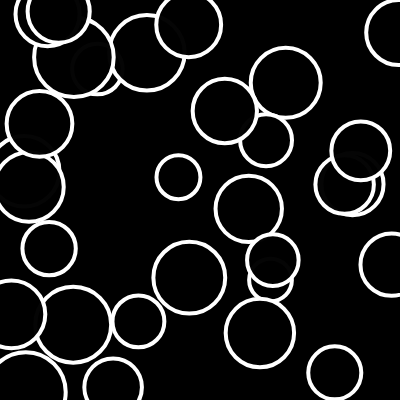
Frame 1 (no input)
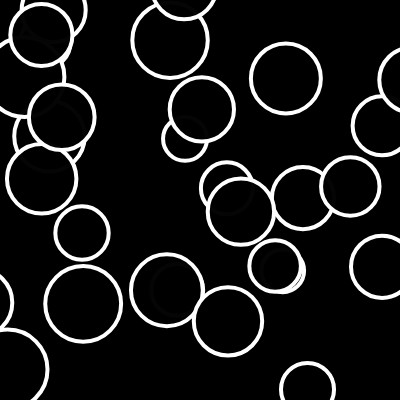
Frame 60 (no input)
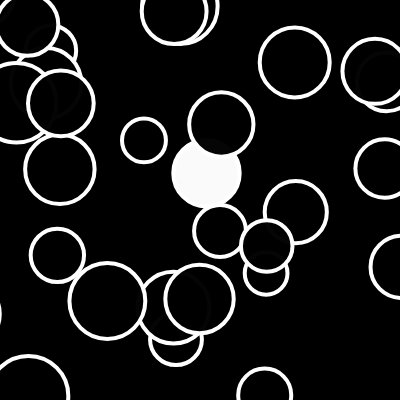
Frame 120 (the mouse pressed at the canvas centre since frame 60)

The p5.js sketch that drew these frames (run headless with seeded random() and noise() and a simulated clock; from frame 60 on, the mouse is pressed at the canvas centre):

// p5.js sketch
// ── sketch.js
let bubbles = [];
function setup() {
  createCanvas(400, 400);
  for(let i = 0; i < 30; i++){
  let x = random(0,400);
  let y = random(0,400);
  let r = random(20,40);
  b = new Bubble(x,y,r)
  bubbles.push(b);
  }
}

function draw() {
  background(0);
  for(let i = 0; i < bubbles.length;i++){
    if(bubbles[i].rollover(mouseX,mouseY)){
      bubbles[i].changeColor(255);
    }else{
      bubbles[i].changeColor(0);
    }
    bubbles[i].show();
    bubbles[i].move();
  }
}

function mousePressed(){
  for(let i = bubbles.length -1;i>=0;i--){
    if(bubbles[i].rollover(mouseX,mouseY)){
      bubbles.splice(i,1)
    }
  }
}




class Bubble{
  constructor(tempX,tempY,tempR){
    this.x = tempX;
    this.y = tempY;
    this.r = tempR;
    this.brightness = 0;
  }

  changeColor(bright){
    this.brightness = bright;
  }

  rollover(px,py){
    let d = dist(px,py,this.x,this.y);
    if(d < this.r ){
      return true
    }else{
      return false
    }
  }
  show(){
    stroke(255);
    strokeWeight(4);
    fill(this.brightness, 250)
    ellipse(this.x,this.y,this.r * 2);
  }

  move(){
    this.x = this.x + random(-5,5);
    this.y = this.y + random(-5,5);
  }
}
